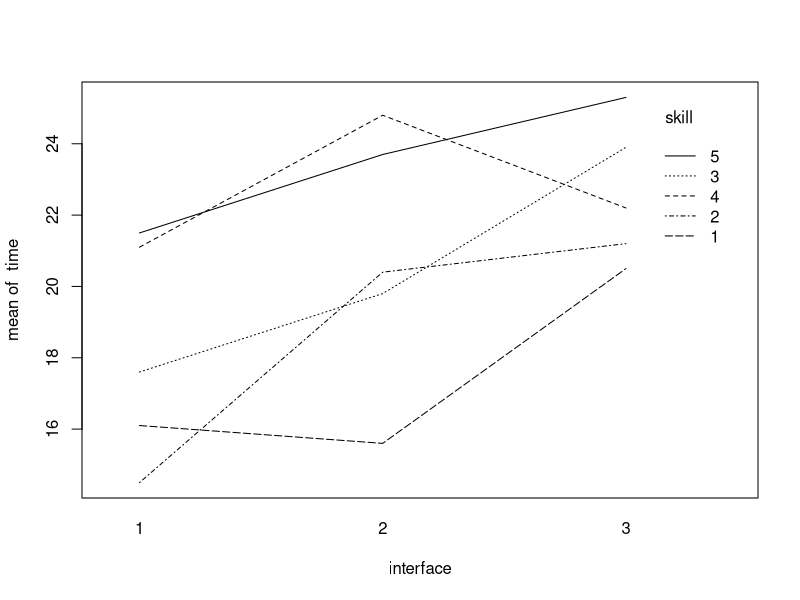
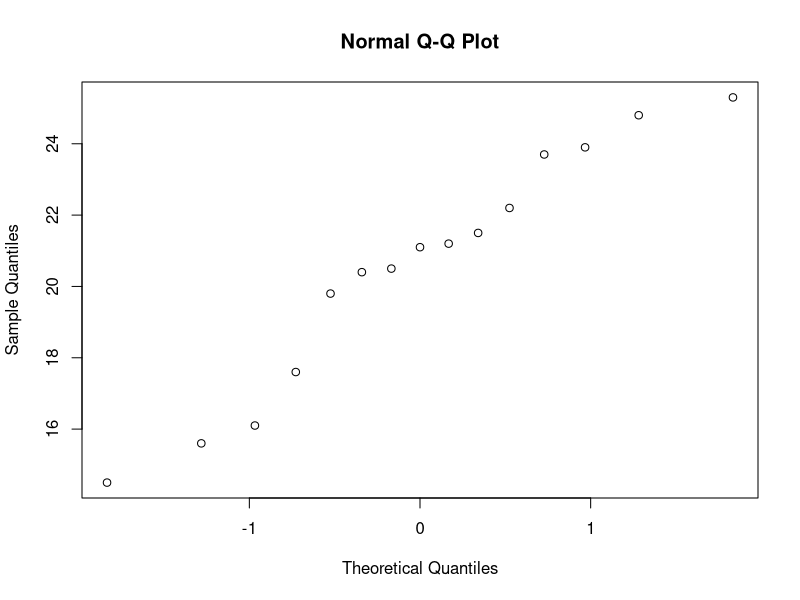
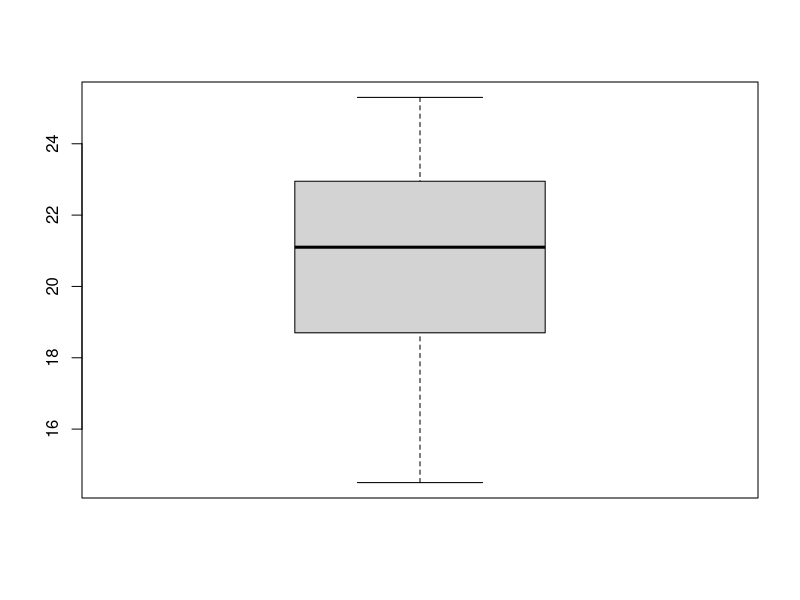
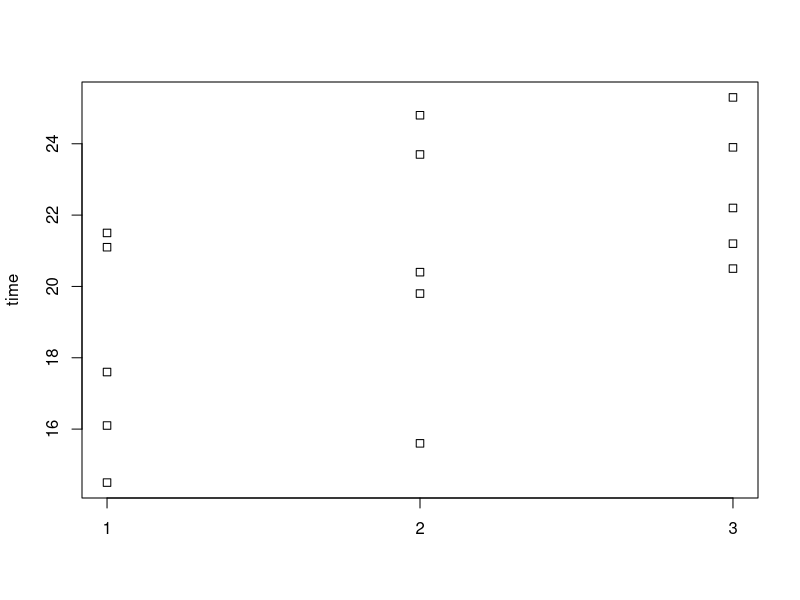
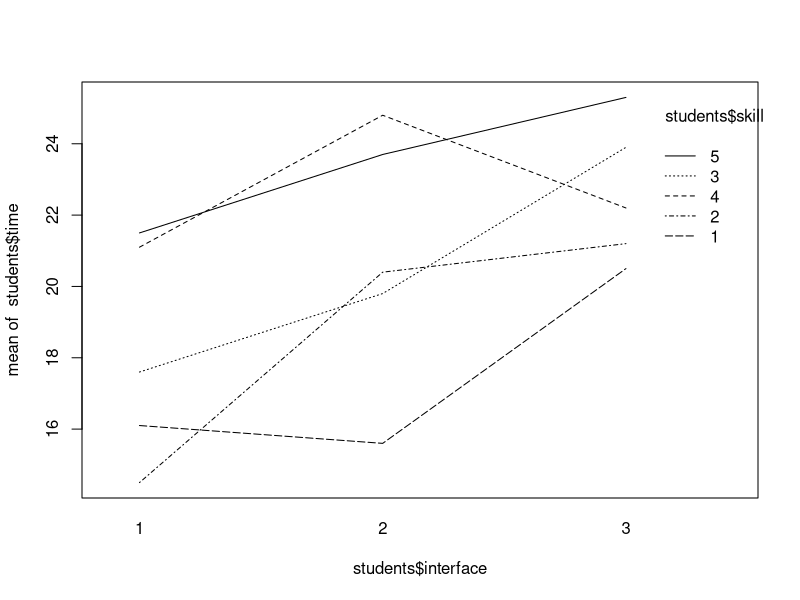
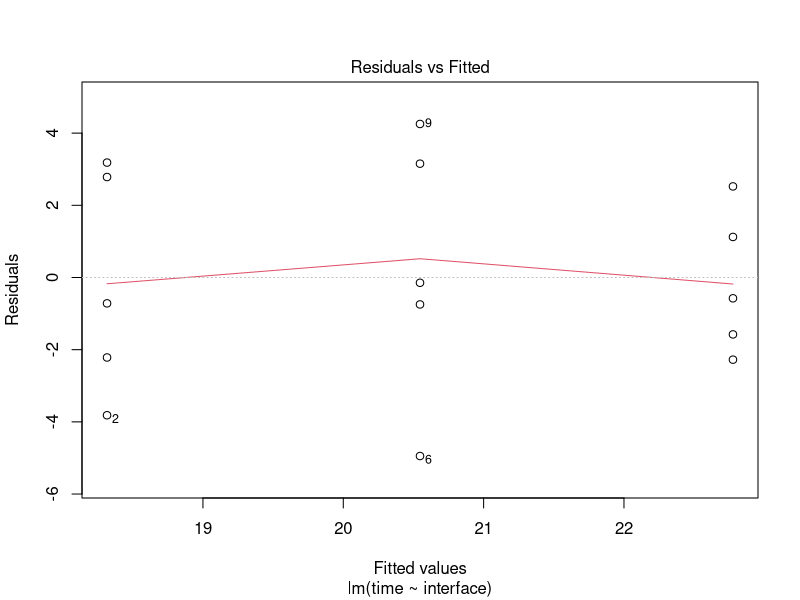
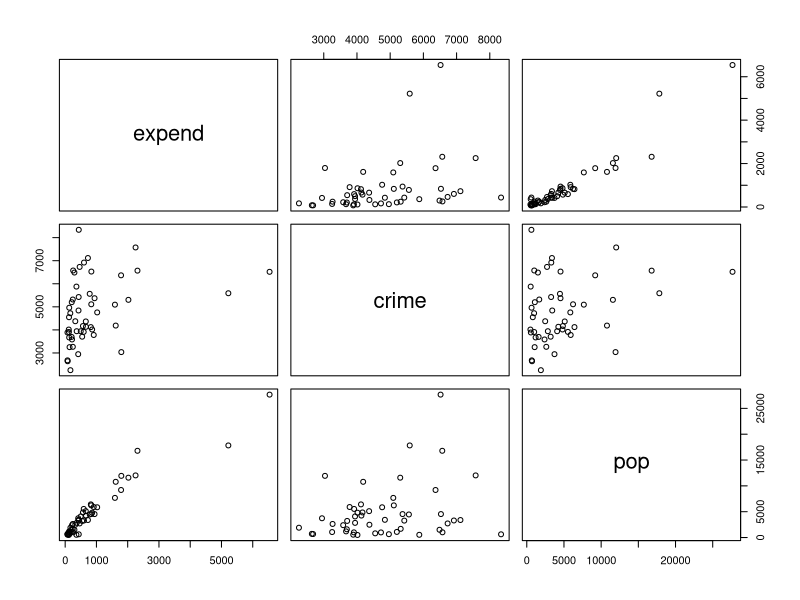
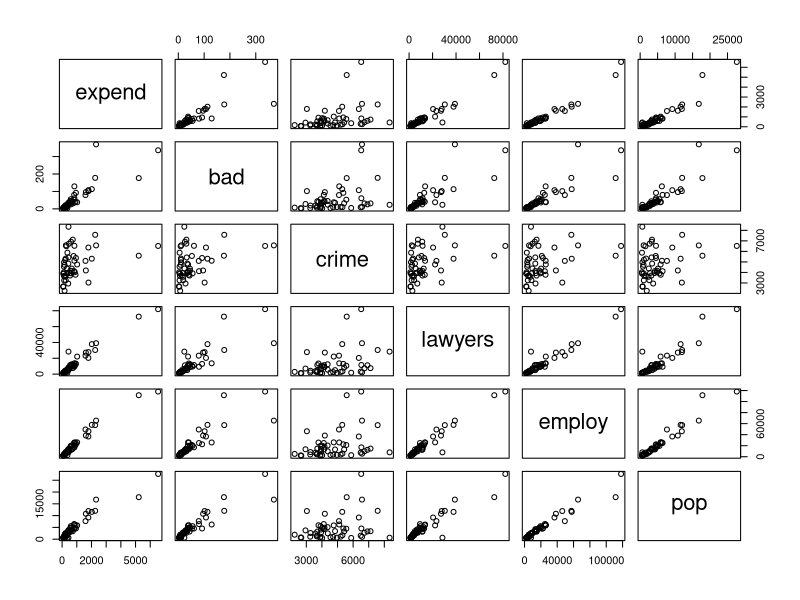

Write the R code that produced these figures, in order. (Note: this script raises an error after producing the figures.)
## ---- chunk 1
knitr::opts_chunk$set(echo = TRUE)
options(digits=3)
## ---- chunk 2
students = read.table("search.txt",header=TRUE)
students
## ---- chunk 3
# lower the skill value the better the computer skill
# randomized block design
# numerical outcome Y
# treatment, factor of interest with I levels (type of interface)
# block, factor that is not of interest, B, (computer skill)

# purpose is to find dependence of Y on I
# block variable is thought to be of influence.
# our problem is same as example lec5slide23
I = 3
B = 5
N = 1
for (b in 1:B) {
  print(sample(1:(N*I)))
}
# maar hoe dat 15 studenten erin worden vernoemd?

# example output: 2 3 1
# means: assign student 2 to treatment 3, student 3 to treatment 1 and student 1 to treatment 2

# unit is that that receives the treatment, so student
## ---- chunk 4
attach(students)
interaction.plot(interface,skill,time)
# students$interface = as.factor(students$interface)
# students$skill = as.factor(students$skill)

studentslm = lm(time~interface+skill)
# anova(studentsaov2)
## ---- chunk 5
inter1 = mean(students$time[interface==1])
inter2 = mean(students$time[interface==2])
inter3 = mean(students$time[interface==3])
which.max(c(inter1, inter2, inter3))
## ---- chunk 6
summary(studentslm)
## ---- chunk 7


## ---- chunk 8
qqnorm(time)
shapiro.test(time)
# normality is questionable, so kruskall willis
boxplot(time)
stripchart(time~interface, vertical = TRUE)
## ---- chunk 9
interaction.plot(students$interface, students$skill, students$time)
friedman.test(time,interface,skill,data=students)
## ---- chunk 10
studentsaov = lm(time ~ interface, data=students)
plot(studentsaov,1)
# plot(studentsaov,2)

anova(studentsaov)
summary(studentsaov)
# qqnorm(residuals(studentsaov))
# plot(fitted(studentsaov),residuals(studentsaov))
# fitted(studentsaov)
# residuals(studentsaov)
## ---- chunk 11
expenses = read.table("expensescrime.txt",header=TRUE)
expenses
## ---- chunk 12
# attach(expenses)
# boxplot(expend~bad)
# pop
# employ
# plot(employ/(pop*1000), crime)
# boxplot(expend~crime)

# this is from slides lecture 7 slide 28.
expenses[1:3,]
# deze snap ik nog niet 100% maar ziet er vet uit
plot(expenses[,c(2,4,7)]); par(mfrow=c(1,3))
pairs(expenses[2:length(expenses)])

# expenses[1:3, c(2,4,7)]

# for (i in c(2,4,7)) {
#   hist(expenses[,i], main=names(expenses)[i])
# }

par(mfrow=c(2,3))
for (i in 2:7) {
  hist(expenses[,i], main=names(expenses)[i])
}



## ---- chunk 13
factors = colnames(expenses)[3:length(colnames(expenses))]

# 1st factor
R2 = numeric(length(factors))

for (i in 1:length(factors)) {
  R2[i] = summary(lm(paste('expend',  '~', factors[i]), data=expenses))[[8]]
}
print("R^2 values for addition of first variable:")
factors
R2
factor_one = factors[which.max(R2)]
print(paste0("Factor with highest R^2 value: ", factor_one))

# remove chosen first factor from list
factors = factors[-which.max(R2)]


# 2nd factor
R2 = numeric(length(factors))
for (i in 1:length(factors)) {
  R2[i] = summary(lm(paste('expend',  '~', factor_one, '+', factors[i]), data=expenses))[[8]]
}
print("R^2 values for addition of second variable:")
factors
R2
factor_two = factors[which.max(R2)]
print(paste0("Factor with highest R^2 value: ", factor_two))

# remove chosen second factor from list
# factors = factors[-which.max(R2)]
# print("Factors left: "); factors


# # 3rd factor
# R2 = numeric(length(factors))
# for (i in 1:length(factors)) {
#   R2[i] = summary(lm(paste('expend',  '~', factor_one, '+', factor_two, '+', factors[i]), data=expenses))[[8]]
# }
# R2
# factor_three = factors[which.max(R2)]
# print(paste0("Factor with highest R^2 value: ", factor_three))
# 
# # remove chosen third factor from list
# factors = factors[-which.max(R2)]
# print("Factors left: "); factors
# 
# 
# # 4th factor
# R2 = numeric(length(factors))
# for (i in 1:length(factors)) {
#   R2[i] = summary(lm(paste('expend',  '~', factor_one, '+', factor_two, '+', factor_three, '+', factors[i]), data=expenses))[[8]]
# }
# R2
# factor_four = factors[which.max(R2)]
# print(paste0("Factor with highest R^2 value: ", factor_four))
# 
# last_factor = factors[-which.max(R2)]
# print(paste0("last factor left: ", last_factor))

# resulting in the model.... lecture 8 slide 11. is na employ gekozen te hebben de increase in R2, van 0.954 naar 0.963 al niet meer significant dus stoppen?

summary(lm(expend~employ), data=expenses)

## ---- chunk 14
# start with all variables
summary(lm(expend~bad+crime+lawyers+employ+pop, data=expenses))[4]
print("Crime has highest p-value of 0.255, thus remove crime as variable")

# crime has highest p value of 0.2553, thus remove crime
summary(lm(expend~bad+lawyers+employ+pop, data=expenses))[4]
print("Pop has highest p-value of 0.0601, thus remove pop as variable")

# pop has highest p value of 0.0601, thus remove pop
summary(lm(expend~bad+lawyers+employ, data=expenses))[4]
print("Bad has highest p-value of 0.345, thus remove bad as variable")

# bad has highest p value of 0.3450, thus remove bad
summary(lm(expend~lawyers+employ, data=expenses))
## ---- chunk 15
attach(expenses)
stepuplm = lm(expend~employ)

# 1, is in a gedaan, toch?

# 2
plot(residuals(stepuplm), employ, main="Scatter plot against employ")

# 3
x = residuals(lm(employ~bad+crime+lawyers+pop))
y = residuals(lm(expend~bad+crime+lawyers+pop))
plot(x,y,main="Added variable plot for + Employ", xlab="residual of Employ", ylab="residual of Expend")

# 4
par(mfrow=c(2,2))
plot(residuals(stepuplm), bad, main="Scatter plot against bad")
plot(residuals(stepuplm), crime, main="Scatter plot against crime")
plot(residuals(stepuplm), lawyers, main="Scatter plot against lawyers")
plot(residuals(stepuplm), pop, main="Scatter plot against pop")
# NIKS LINEAR DUS KAN WEG?

# 5
# WAT IS DAKJE Y, in slides fat dus ik denk nu expend
plot(residuals(stepuplm), expend)
plot(residuals(stepuplm),fitted(stepuplm))

# 6
qqnorm(residuals(stepuplm))
# slide 21
shapiro.test(residuals(stepuplm))
